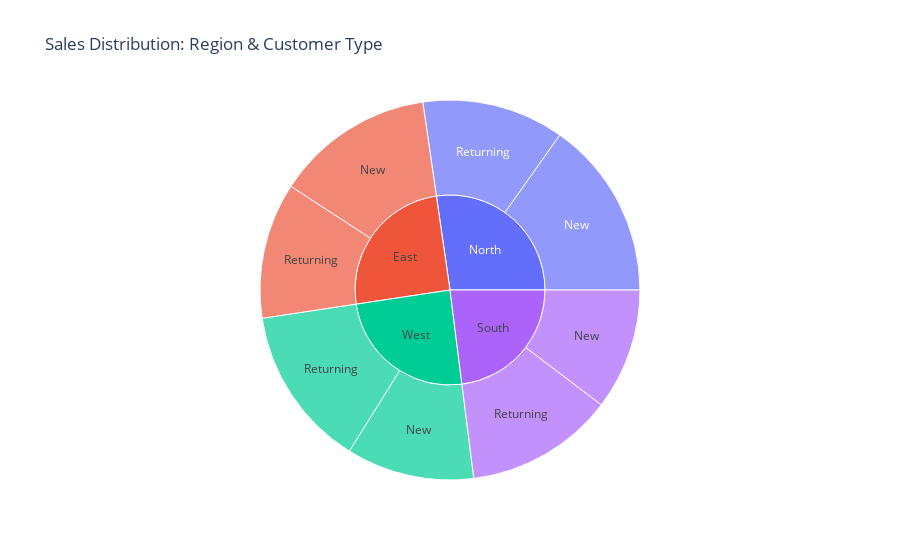

The code cell stored with this chart in its notebook:
### Code cell
# 3. Sales Distribution by Region and Customer Type
fig3 = px.sunburst(df, path=['Region', 'Customer_Type'], values='Sales_Amount',
                   title='Sales Distribution: Region & Customer Type')
fig3.show()

### Figure 1 — Plotly figure (JSON) as saved in the notebook; plotly's stock layout.template omitted (floating-point values rounded to 4 significant figures)
{"data": [{"branchvalues": "total", "domain": {"x": [0, 1], "y": [0, 1]}, "hovertemplate": "labels=%{label}<br>Sales_Amount=%{value}<br>parent=%{parent}<br>id=%{id}<extra></extra>", "ids": ["East/New", "North/New", "South/New", "West/New", "East/Returning", "North/Returning", "South/Returning", "West/Returning", "East", "North", "South", "West"], "labels": ["New", "New", "New", "New", "Returning", "Returning", "Returning", "Returning", "East", "North", "South", "West"], "name": "", "parents": ["East", "North", "South", "West", "East", "North", "South", "West", "", "", "", ""], "type": "sunburst", "values": [679000.0, 762500.0, 518500.0, 546300.0, 580800.0, 607100.0, 635800.0, 689300.0, 1260000.0, 1370000.0, 1154000.0, 1236000.0]}], "layout": {"autosize": true, "legend": {"tracegroupgap": 0}, "title": {"text": "Sales Distribution: Region & Customer Type"}}}
